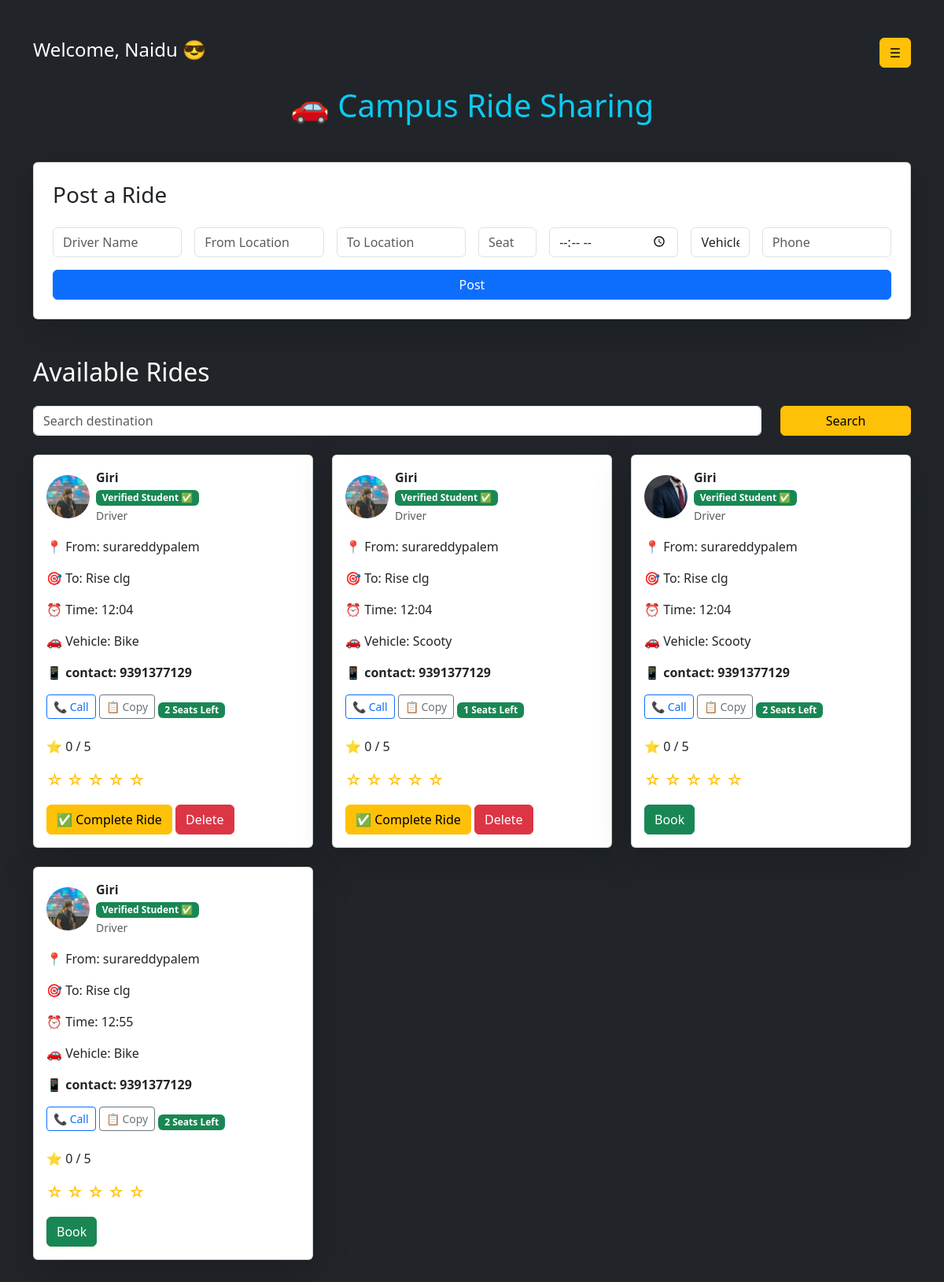
Page / (signed in) on the earlier database version.
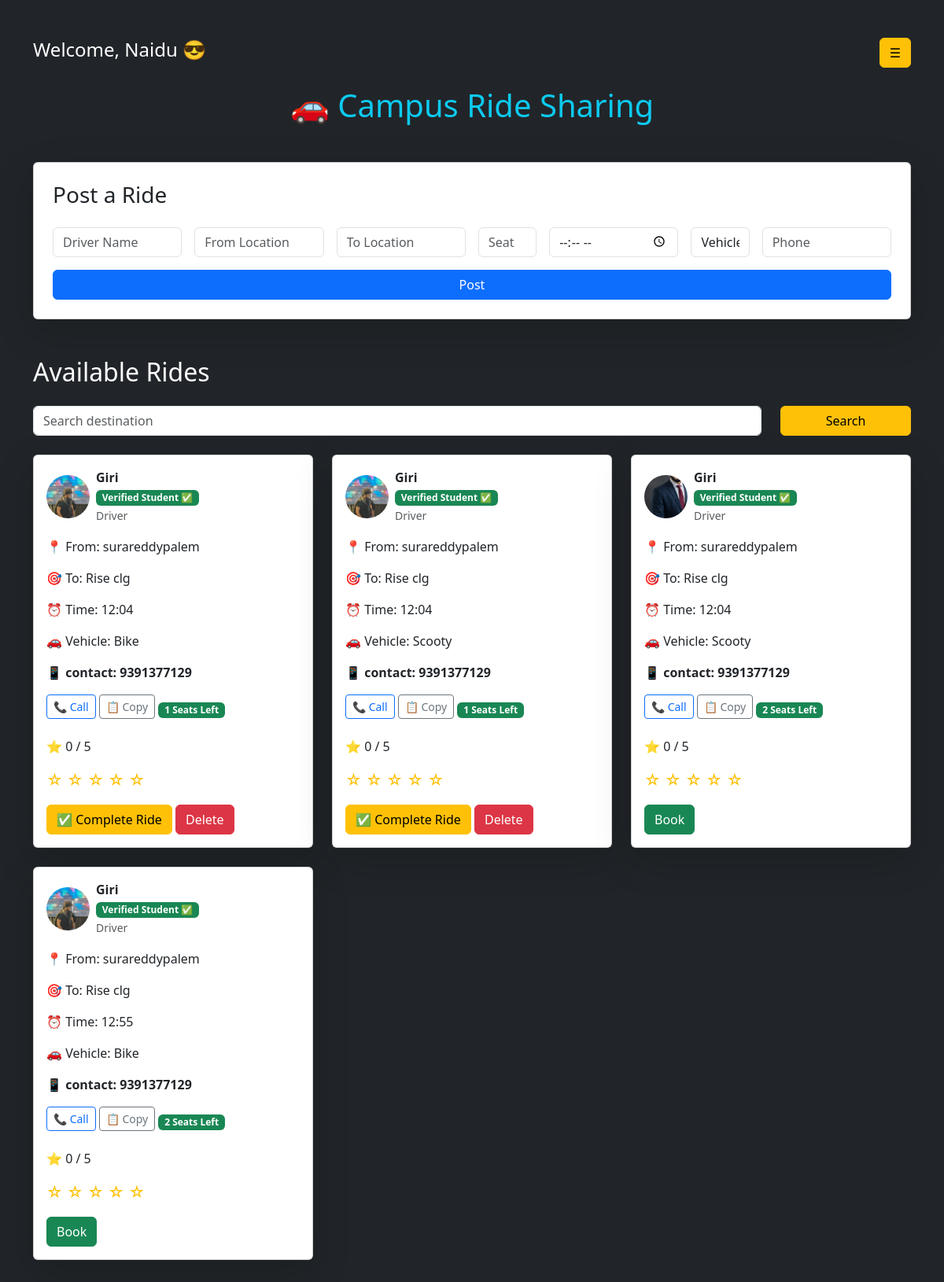
Same page on the later database version.
### tables this page shows
CREATE TABLE rides (
    id INTEGER PRIMARY KEY AUTOINCREMENT,
    username TEXT,
    name TEXT,
    from_location TEXT,
    destination TEXT,
    seats INTEGER,
    time TEXT,
    vehicle TEXT,
    phone TEXT,
    rating INTEGER DEFAULT 0,
    completed INTEGER DEFAULT 0
);

CREATE TABLE users (
    id INTEGER PRIMARY KEY AUTOINCREMENT,
    username TEXT,
    password TEXT,
    image TEXT,
    college_id TEXT,
    email TEXT
);

### app.py (the view, shortened to what this page needs)
@app.route("/", methods=["GET", "POST"])
def home():
    if "user" not in session:
        return redirect("/login")
    conn = connect_db()
    cursor = conn.cursor()
    search = request.args.get("search")
    if search:
        cursor.execute("""
            SELECT rides.id,
                   rides.username,
                   rides.name,
                   rides.from_location,
                   rides.destination,
                   rides.seats,
                   rides.time,
                   rides.vehicle,
                   rides.phone,
                   rides.rating,
                   users.image,
                   users.college_id
            FROM rides
            JOIN users ON rides.username = users.username
            WHERE rides.destination LIKE ?
            AND rides.seats > 0
            AND rides.completed = 0
        """, ('%' + search + '%',))
    else:
        cursor.execute("""
            SELECT rides.id,
                   rides.username,
                   rides.name,
                   rides.from_location,
                   rides.destination,
                   rides.seats,
                   rides.time,
                   rides.vehicle,
                   rides.phone,
                   rides.rating,
                   users.image
            FROM rides
            JOIN users ON rides.username = users.username
            WHERE rides.seats > 0
            AND rides.completed = 0
        """)
    rides = cursor.fetchall()
    conn.close()
    return render_template("index.html", rides=rides, user=session["user"])

### app.py (called while the page is built)
def connect_db():
    return sqlite3.connect("rides.db")

### templates/index.html (shortened to what this page needs)
<!DOCTYPE html>
<html lang="en">
<head>
    <link href="https://cdn.jsdelivr.net/npm/bootstrap@5.3.3/dist/css/bootstrap.min.css" rel="stylesheet">
    <link rel="stylesheet" href="{{ url_for('static', filename='style.css') }}">
</head>
<body class="bg-dark text-white">
<div class="container py-5">
    {% if user %}
    <div class="d-flex justify-content-between align-items-center mb-4">
        <h4>Welcome, {{ user }} 😎</h4>
        <button class="btn btn-warning" data-bs-toggle="offcanvas" data-bs-target="#menu">
            ☰
        </button>
    </div>
    {% endif %}
    <h1 class="text-center text-info mb-5">🚗 Campus Ride Sharing</h1>
    <div class="card p-4 shadow-lg mb-5">
        <h3 class="mb-4 text-dark">Post a Ride</h3>
        <form method="POST">
            <div class="row g-3">
                <div class="col-md-2">
                    <input type="text" name="name" class="form-control" placeholder="Driver Name" required>
                </div>
                <div class="col-md-2">
                    <input type="text" name="from_location" class="form-control" placeholder="From Location" required>
                </div>
                <div class="col-md-2">
                    <input type="text" name="destination" class="form-control" placeholder="To Location" required>
                </div>
                <div class="col-md-1">
                    <input type="number" name="seats" class="form-control" placeholder="Seats" required>
                </div>
                <div class="col-md-2">
                    <input type="time" name="time" class="form-control" required>
                </div>
                <div class="col-md-1">
                    <select name="vehicle" class="form-control" required>
                        <option value="">Vehicle</option>
                    </select>
                </div>
                <div class="col-md-2">
                    <input type="text" name="phone" class="form-control" placeholder="Phone" required>
                </div>
                <div class="col-md-12">
                    <button type="submit" class="btn btn-primary w-100">Post</button>
                </div>
            </div>
        </form>
    </div>
    <h2 class="mb-4">Available Rides</h2>
    <form method="GET" class="mb-4">
        <div class="row">
            <div class="col-md-10">
                <input type="text" name="search" class="form-control" placeholder="Search destination">
            </div>
            <div class="col-md-2">
                <button type="submit" class="btn btn-warning w-100">Search</button>
            </div>
        </div>
    </form>
    <div class="row">
        {% for ride in rides %}
        <div class="col-md-4 mb-4">
            <div class="card shadow-lg h-100">
                <div class="card-body">
                    <div class="d-flex align-items-center mb-3">
                        <img src="{{ url_for('uploaded_file', filename=ride[10]) }}"
                            width="55"
                            height="55"
                            class="rounded-circle me-2"
                            style="object-fit:cover;">
                        <div>
                            <strong class="text-dark">
                                {{ ride[2] }}
                            </strong>
                            <br>
                            <span class="badge bg-success">
                                Verified Student ✅
                            </span>
                            <br>
                            <small class="text-muted">
                                Driver
                            </small>
                        </div>
                    </div>
                    <p class="text-dark">📍 From: {{ ride[3] }}</p>
                    <p class="text-dark">🎯 To: {{ ride[4] }}</p>
                    <p class="text-dark">⏰ Time: {{ ride[6] }}</p>
                    <p class="text-dark">🚗 Vehicle: {{ ride[7] }}</p>
                    <p class="text-dark fw-bold">
                        📱 contact: {{ ride[8] }}
                    </p>
                    <a href="tel:{{ ride[8] }}" class="btn btn-outline-primary btn-sm mb-2">
                        📞 Call
                    </a>
                    <button onclick="copyPhone('{{ ride[8] }}')" class="btn btn-outline-secondary btn-sm mb-2">
                        📋 Copy
                    </button>
                    <span class="badge bg-success mb-3">
                        {{ ride[5] }} Seats Left
                    </span>
                    <p class="mt-2 text-dark">
                        ⭐ {{ ride[9] }} / 5
                    </p>
                    <div class="mb-3 fs-5">
                        <a href="/rate/{{ ride[0] }}/1" class="text-warning text-decoration-none">☆</a>
                        <a href="/rate/{{ ride[0] }}/2" class="text-warning text-decoration-none">☆</a>
                        <a href="/rate/{{ ride[0] }}/3" class="text-warning text-decoration-none">☆</a>
                        <a href="/rate/{{ ride[0] }}/4" class="text-warning text-decoration-none">☆</a>
                        <a href="/rate/{{ ride[0] }}/5" class="text-warning text-decoration-none">☆</a>
                    </div>
                    {% if user == ride[1] %}
                        <a href="/complete_ride/{{ ride[0] }}" class="btn btn-warning">
                            ✅ Complete Ride
                        </a>
                        <a href="/delete/{{ ride[0] }}" class="btn btn-danger">
                            Delete
                        </a>
                    {% else %}
                        <a href="/book/{{ ride[0] }}" class="btn btn-success">
                            Book
                        </a>
                    {% endif %}
                </div>
            </div>
        </div>
        {% endfor %}
    </div>
</div>
</body>
</html>

### static/style.css (style rules this page uses)
body { transition: 0.5s; }

Differences in the rows shown:
changed rides (number 1 of 4 on the later page): seats "2" → "1"
